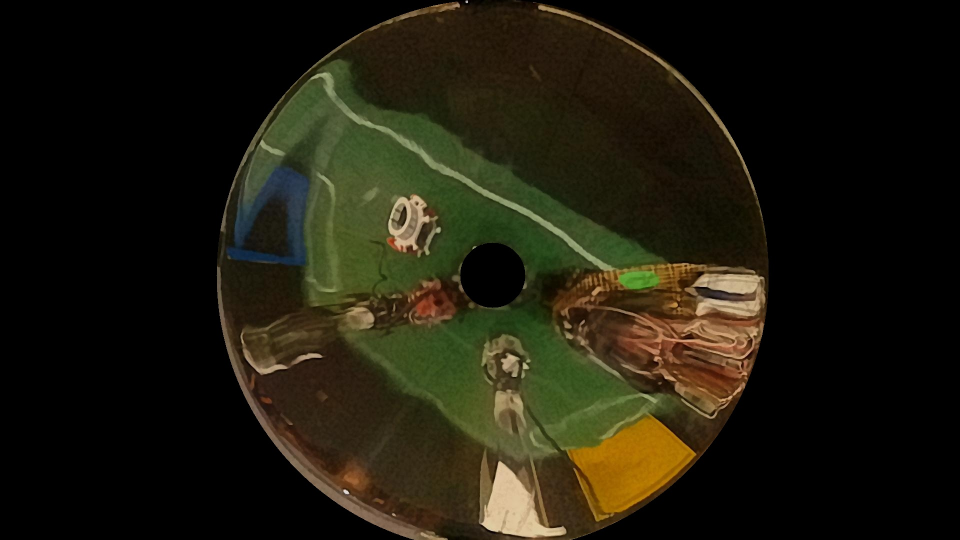
//> input picture test/images/image_1717269026-0923624_jpg.rf.70a4df58442c5c791737a5bcafdaf953.jpg, 1920 x 1080 px (shown at 1/2 size); its folder holds only this picture in this run
$ ./maksMaker   (built with g++ and OpenCV 4)
//> lines starting //> are read from the running program, lines starting //| are printed output that depends on the picture; after the words box and inside, x2 and y2 are one past the last pixel; in counts of white or black regions, pixels touching at a corner belong together

#include <opencv2/opencv.hpp>
#include <iostream>
#include <filesystem>

using namespace cv;
using namespace std;
namespace fs = std::filesystem;


int main(){
    std::string path = "./valid/images";
    Mat mask1 = Mat::zeros(Size(1920, 1080), CV_8UC1);
    circle(mask1, Point(985, 550), 552, Scalar(255), -1);
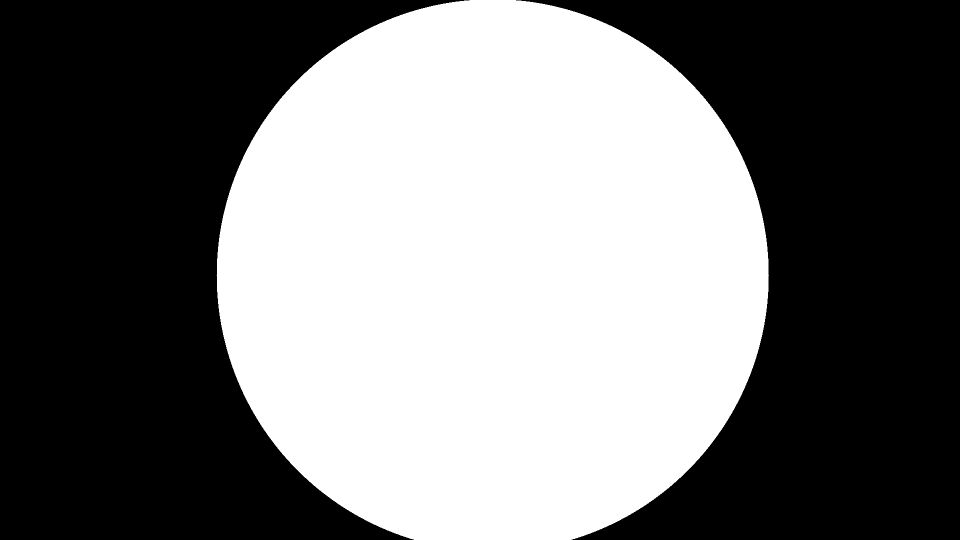
//> mask1: 1080 rows x 1920 cols, CV_8UC1 (shown at 1/2 size); 45.9% white; 1 white region, box (x1, y1, x2, y2) and area: (433, 0, 1538, 1080) 952456
    Mat mask2 = Mat::zeros(Size(1920, 1080), CV_8UC1);
    circle(mask2, Point(985, 550), 65, Scalar(255), -1);
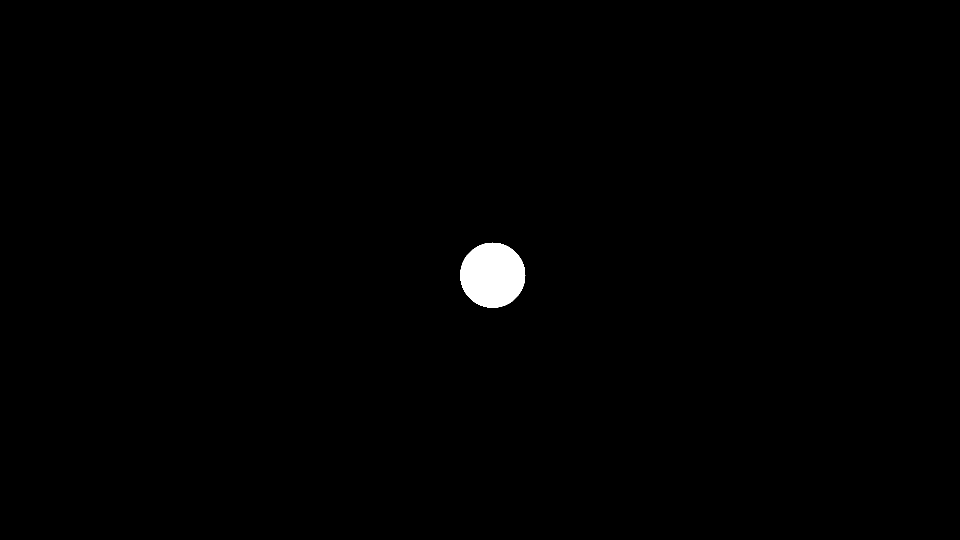
//> mask2: 1080 rows x 1920 cols, CV_8UC1 (shown at 1/2 size); 0.64% white; 1 white region, box (x1, y1, x2, y2) and area: (920, 485, 1051, 616) 13273
    Mat mask;
    bitwise_xor(mask1,mask2,mask);
    try {
        for (const auto& entry : fs::directory_iterator(path)) {
            std::cout << entry.path() << std::endl;
            Mat masked;
            Mat original;
            original = imread(entry.path());
//> original is the input picture: 1080 rows x 1920 cols, CV_8UC3; mean B, G, R 13.6, 27.3, 30.3
            resize(original, original, Size(1920, 1080), cv::INTER_AREA);
            copyTo(original, masked, mask);
            imwrite(entry.path(), masked);
        }
    } catch (const fs::filesystem_error& e) {
        std::cerr << e.what() << std::endl;
    }


}
